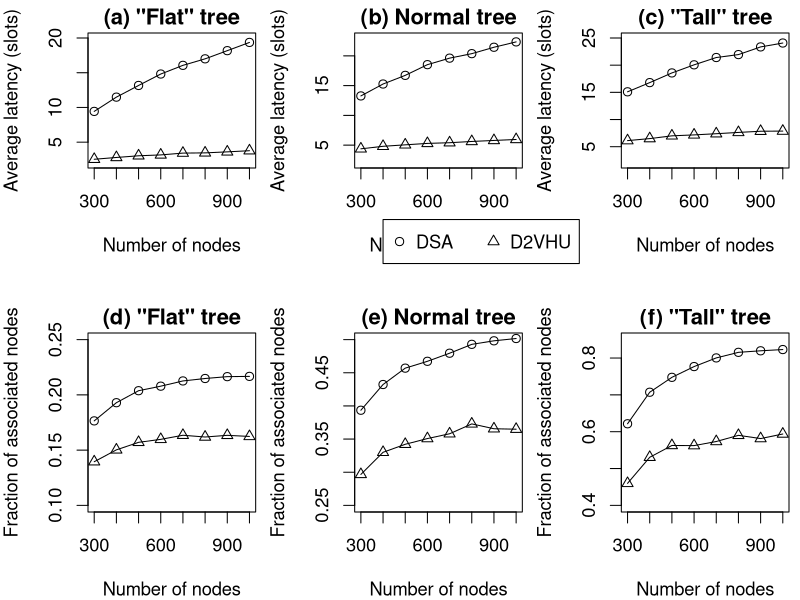

Generate this figure with R:
pdf("ZBS-vs.pdf", width=14, height=8, family="Times")
par(xpd=NA, mfrow=c(2,3), mar=c(6,4,1.5,0.5), cex=1.1) # margin: bottom left top right

num_FFD <- c(300, 400, 500, 600, 700, 800, 900, 1000)
legend <- c("DSA", "D2VHU")

# # # # # # # # Average latency # # # # # # # # # # # # # # # # # # # # # # # # # # # # # # #

# # # # # # # # flat # # # # # # # #
# DSA
avg_lat <- c(9.430780, 11.485220, 13.166376, 14.812940, 16.062326, 17.000750, 18.177999, 19.364155)
plot(num_FFD, avg_lat, type='o', pch=1, ylim=c(2,20),
	xlab='Number of nodes', ylab='Average latency (slots)', main='(a) "Flat" tree')

# D2VHU
avg_lat <- c(2.537583, 2.796554, 3.038903, 3.165081, 3.425238, 3.457808, 3.604372, 3.769868)
lines(num_FFD, avg_lat, type='o', pch=2)

# # # # # # # # normal # # # # # # # #
# DSA
avg_lat <- c(13.268541, 15.270854, 16.723609, 18.522221, 19.616419, 20.371414, 21.445719, 22.346408)
plot(num_FFD, avg_lat, type='o', pch=1, ylim=c(2,23),
	xlab='Number of nodes', ylab='Average latency (slots)', main='(b) Normal tree')

# D2VHU
avg_lat <- c(4.381564, 4.805202, 5.052102, 5.292424, 5.407700, 5.618335, 5.788207, 5.953091)
lines(num_FFD, avg_lat, type='o', pch=2)

legend(400, -7.5, legend=c('DSA', 'D2VHU'), pch=c(1,2), ncol=2)

# # # # # # # # tall # # # # # # # #
# DSA
avg_lat <- c(15.099361, 16.792427, 18.574422, 20.065302, 21.408511, 21.947956, 23.361496, 24.076928)
plot(num_FFD, avg_lat, type='o', pch=1, ylim=c(2,25),
	xlab='Number of nodes', ylab='Average latency (slots)', main='(c) "Tall" tree')

# D2VHU
avg_lat <- c(6.117536, 6.491474, 6.998628, 7.170593, 7.388546, 7.625382, 7.842445, 7.872848)
lines(num_FFD, avg_lat, type='o', pch=2)

# # # # # # # # Number of associated devices # # # # # # # # # # # # # # # # # # # # # # # # #
par(mar=c(4,4,1.5,0.5))

# # # # # # # # flat # # # # # # # #
# DSA
num_assoc <- c(52.940000, 77.170000, 101.890000, 124.730000, 148.830000, 171.860000, 194.850000, 216.740000)
num_assoc <- num_assoc / num_FFD
plot(num_FFD, num_assoc, type='o', pch=1, ylim=c(0.1,0.25),
	xlab='Number of nodes', ylab='Fraction of associated nodes', main='(d) "Flat" tree')

# D2VHU
num_assoc <- c(41.85, 60.10, 78.53, 95.85, 114.42, 129.50, 147.05, 162.39)
num_assoc <- num_assoc / num_FFD
lines(num_FFD, num_assoc, type='o', pch=2)

# # # # # # # # normal # # # # # # # #
# DSA
num_assoc <- c(118.05, 172.92, 228.50, 280.39, 335.66, 394.32, 448.40, 501.68)
num_assoc <- num_assoc / num_FFD
plot(num_FFD, num_assoc, type='o', pch=1, ylim=c(0.25,0.5),
	xlab='Number of nodes', ylab='Fraction of associated nodes', main='(e) Normal tree')

# D2VHU
num_assoc <- c(89.01, 132.02, 171.08, 210.47, 250.61, 298.31, 329.02, 364.89)
num_assoc <- num_assoc / num_FFD
lines(num_FFD, num_assoc, type='o', pch=2)

# # # # # # # # tall # # # # # # # #
# DSA
num_assoc <- c(186.47, 282.87, 373.82, 466.11, 560.25, 652.40, 737.71, 823.07)
num_assoc <- num_assoc / num_FFD
plot(num_FFD, num_assoc, type='o', pch=1, ylim=c(0.4,0.85),
	xlab='Number of nodes', ylab='Fraction of associated nodes', main='(f) "Tall" tree')

# D2VHU
num_assoc <- c(137.93, 212.24, 281.32, 337.34, 401.40, 472.12, 523.23, 593.78)
num_assoc <- num_assoc / num_FFD
lines(num_FFD, num_assoc, type='o', pch=2)

dev.off()
